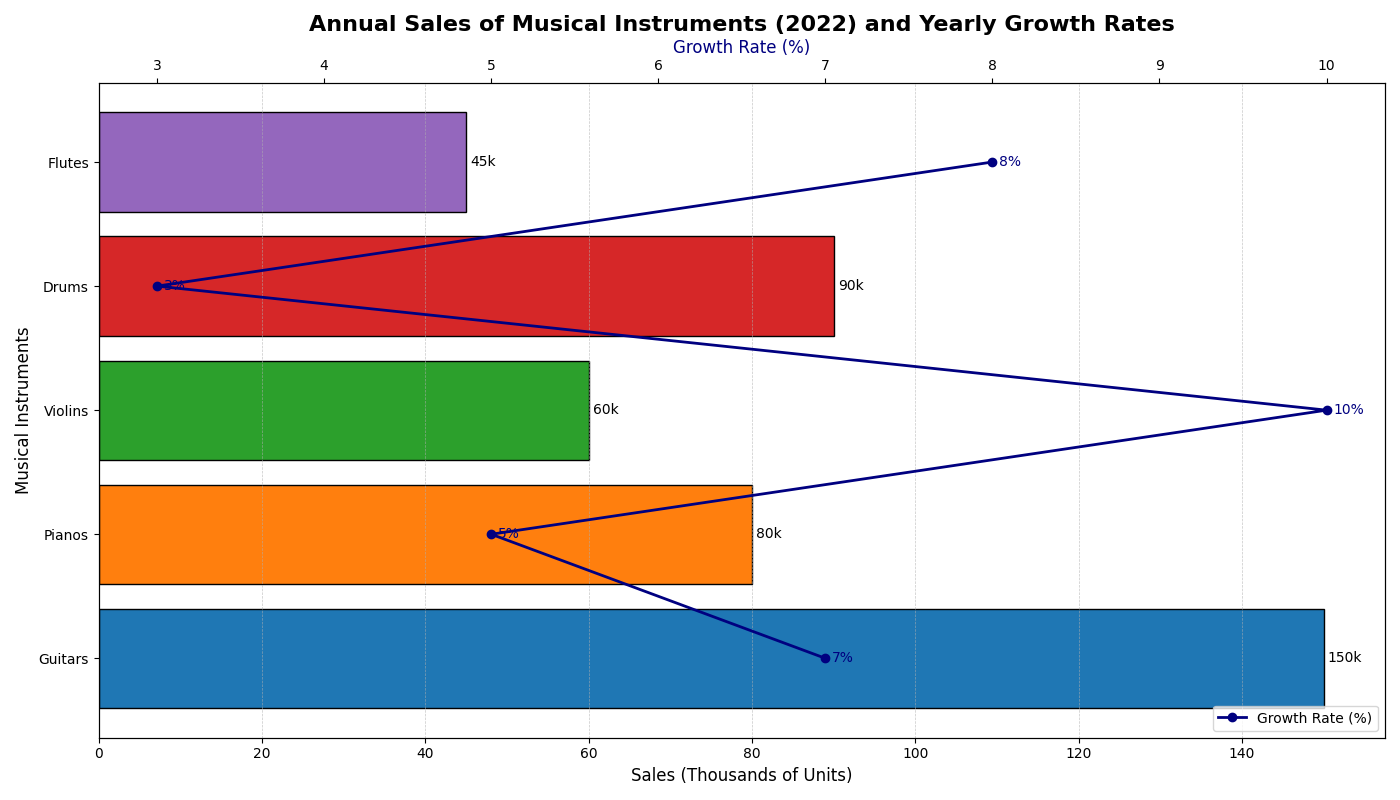

Here is the Python script that generated this plot:
import matplotlib.pyplot as plt
import numpy as np

# Data
instruments = ['Guitars', 'Pianos', 'Violins', 'Drums', 'Flutes']
sales = [150, 80, 60, 90, 45]  # Sales in thousands of units
growth_rates = [7, 5, 10, 3, 8]  # Year-over-year growth rates in percentage

fig, ax1 = plt.subplots(figsize=(14, 8))

# Bar chart for sales (Horizontal)
bar_colors = ['#1f77b4', '#ff7f0e', '#2ca02c', '#d62728', '#9467bd']
bars = ax1.barh(instruments, sales, color=bar_colors, edgecolor='black', label='Sales (Thousands)')
ax1.set_ylabel('Musical Instruments', fontsize=12)
ax1.set_xlabel('Sales (Thousands of Units)', fontsize=12, color='black')
ax1.set_title('Annual Sales of Musical Instruments (2022) and Yearly Growth Rates', fontsize=16, fontweight='bold')
ax1.xaxis.grid(True, linestyle='--', linewidth=0.5, alpha=0.7)

# Annotate bar lengths
for bar in bars:
    width = bar.get_width()
    ax1.annotate(f'{width}k', xy=(width, bar.get_y() + bar.get_height() / 2),
                 xytext=(3, 0), textcoords="offset points", ha='left', va='center', fontsize=10)

# Create a secondary axis for growth rates
ax2 = ax1.twiny()
ax2.plot(growth_rates, instruments, color='navy', marker='o', linestyle='-', linewidth=2, label='Growth Rate (%)')
ax2.set_xlabel('Growth Rate (%)', fontsize=12, color='navy')

# Annotate growth rates
for i, rate in enumerate(growth_rates):
    ax2.annotate(f'{rate}%', xy=(rate, i),
                 xytext=(5, 0), textcoords="offset points", ha='left', va='center', fontsize=10, color='navy')

# Create a legend for the line plot
lines, labels = ax2.get_legend_handles_labels()
ax2.legend(lines, labels, loc='lower right', fontsize=10)

# Tighten the layout and show the plot
fig.tight_layout()
plt.show()
